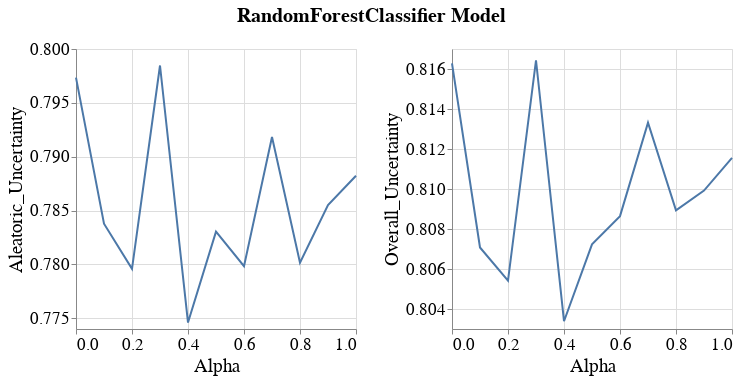

The cell this chart's notebook holds for it:
### Code cell
visualizer.create_subgroup_metrics_line_band_plot(model_name=MODEL_NAMES[0],
                                                  subgroup_metrics=['Aleatoric_Uncertainty', 'Overall_Uncertainty'],
                                                  subgroup='RAC1P_dis_correct')

### Figure 1 — Vega-Lite specification as saved in the notebook (floating-point values rounded to 4 significant figures)
{"config": {"view": {"continuousWidth": 400, "continuousHeight": 300}, "axis": {"labelFontSize": 17, "labelFontWeight": "normal", "titleFontSize": 19, "titleFontWeight": "normal"}, "legend": {"labelFontSize": 17, "symbolStrokeWidth": 10, "titleFontSize": 19}, "title": {"fontSize": 17}}, "vconcat": [{"hconcat": [{"layer": [{"mark": {"type": "errorband", "extent": "ci"}, "encoding": {"x": {"field": "Intervention_Param", "title": "Alpha", "type": "quantitative"}, "y": {"field": "Metric_Value", "scale": {"zero": false}, "title": "Aleatoric_Uncertainty", "type": "quantitative"}}}, {"mark": "line", "encoding": {"x": {"field": "Intervention_Param", "title": "Alpha", "type": "quantitative"}, "y": {"aggregate": "mean", "field": "Metric_Value", "scale": {"zero": false}, "title": "Aleatoric_Uncertainty", "type": "quantitative"}}}], "height": 280, "width": 280}, {"layer": [{"mark": {"type": "errorband", "extent": "ci"}, "encoding": {"x": {"field": "Intervention_Param", "title": "Alpha", "type": "quantitative"}, "y": {"field": "Metric_Value", "scale": {"zero": false}, "title": "Overall_Uncertainty", "type": "quantitative"}}}, {"mark": "line", "encoding": {"x": {"field": "Intervention_Param", "title": "Alpha", "type": "quantitative"}, "y": {"aggregate": "mean", "field": "Metric_Value", "scale": {"zero": false}, "title": "Overall_Uncertainty", "type": "quantitative"}}}], "data": {"name": "data-c48e3d9d2f341a5fd8323285b40ac4ef"}, "height": 280, "width": 280}]}], "data": {"name": "data-1a3c6ed4bea29f6e26658918baeeedc1"}, "title": {"text": "RandomForestClassifier Model", "anchor": "middle", "dy": -10, "fontSize": 20}, "$schema": "https://vega.github.io/schema/vega-lite/v4.17.0.json", "datasets": {"data-1a3c6ed4bea29f6e26658918baeeedc1": [{"Metric": "Aleatoric_Uncertainty", "Bootstrap_Model_Seed": 101, "Model_Name": "RandomForestClassifier", "Model_Params": "{'bootstrap': False, 'ccp_alpha': 0.0, 'class_weight': None, 'criterion': 'gini', 'max_depth': 30, 'max_features': 'sqrt', 'max_leaf_nodes': None, 'max_samples': None, 'min_impurity_decrease': 0.0, 'min_samples_leaf': 2, 'min_samples_split': 10, 'min_weight_fraction_leaf': 0.0, 'n_estimators': 200, 'n_jobs': None, 'oob_score': False, 'random_state': 101, 'verbose': 0, 'warm_start': False}", "Run_Number": "Run_1", "Dataset_Name": "Folktables_CA_2018_Public_Coverage", "Num_Estimators": 200, "Tag": "OK", "Record_Create_Date_Time": "2023-07-31T17:51:11.475000", "Session_Uuid": "116104d6-7d63-4564-ae57-82b19b260fa5", "Experiment_Iteration": "Exp_iter_1", "Dataset_Split_Seed": 100, "Model_Init_Seed": 100, "Fair_Intervention_Params_Lst": "[0.6, 0.7]", "Intervention_Param": 0.7, "Subgroup": "RAC1P_dis_correct", "Metric_Value": 0.7918}, {"Metric": "Aleatoric_Uncertainty", "Bootstrap_Model_Seed": 101, "Model_Name": "RandomForestClassifier", "Model_Params": "{'bootstrap': False, 'ccp_alpha': 0.0, 'class_weight': None, 'criterion': 'gini', 'max_depth': 40, 'max_features': 'sqrt', 'max_leaf_nodes': None, 'max_samples': None, 'min_impurity_decrease': 0.0, 'min_samples_leaf': 2, 'min_samples_split': 10, 'min_weight_fraction_leaf': 0.0, 'n_estimators': 100, 'n_jobs': None, 'oob_score': False, 'random_state': 101, 'verbose': 0, 'warm_start': False}", "Run_Number": "Run_1", "Dataset_Name": "Folktables_CA_2018_Public_Coverage", "Num_Estimators": 200, "Tag": "OK", "Record_Create_Date_Time": "2023-07-31T17:47:41.514000", "Session_Uuid": "116104d6-7d63-4564-ae57-82b19b260fa5", "Experiment_Iteration": "Exp_iter_1", "Dataset_Split_Seed": 100, "Model_Init_Seed": 100, "Fair_Intervention_Params_Lst": "[0.0, 0.1]", "Intervention_Param": 0.1, "Subgroup": "RAC1P_dis_correct", "Metric_Value": 0.7838}, {"Metric": "Aleatoric_Uncertainty", "Bootstrap_Model_Seed": 101, "Model_Name": "RandomForestClassifier", "Model_Params": "{'bootstrap': True, 'ccp_alpha': 0.0, 'class_weight': None, 'criterion': 'gini', 'max_depth': 30, 'max_features': 'sqrt', 'max_leaf_nodes': None, 'max_samples': None, 'min_impurity_decrease': 0.0, 'min_samples_leaf': 1, 'min_samples_split': 10, 'min_weight_fraction_leaf': 0.0, 'n_estimators': 100, 'n_jobs': None, 'oob_score': False, 'random_state': 101, 'verbose': 0, 'warm_start': False}", "Run_Number": "Run_1", "Dataset_Name": "Folktables_CA_2018_Public_Coverage", "Num_Estimators": 200, "Tag": "OK", "Record_Create_Date_Time": "2023-07-31T17:36:23.683000", "Session_Uuid": "116104d6-7d63-4564-ae57-82b19b260fa5", "Experiment_Iteration": "Exp_iter_1", "Dataset_Split_Seed": 100, "Model_Init_Seed": 100, "Fair_Intervention_Params_Lst": "[0.2, 0.3]", "Intervention_Param": 0.2, "Subgroup": "RAC1P_dis_correct", "Metric_Value": 0.7796}, {"Metric": "Aleatoric_Uncertainty", "Bootstrap_Model_Seed": 101, "Model_Name": "RandomForestClassifier", "Model_Params": "{'bootstrap': True, 'ccp_alpha': 0.0, 'class_weight': None, 'criterion': 'gini', 'max_depth': 30, 'max_features': 'sqrt', 'max_leaf_nodes': None, 'max_samples': None, 'min_impurity_decrease': 0.0, 'min_samples_leaf': 1, 'min_samples_split': 10, 'min_weight_fraction_leaf': 0.0, 'n_estimators': 200, 'n_jobs': None, 'oob_score': False, 'random_state': 101, 'verbose': 0, 'warm_start': False}", "Run_Number": "Run_1", "Dataset_Name": "Folktables_CA_2018_Public_Coverage", "Num_Estimators": 200, "Tag": "OK", "Record_Create_Date_Time": "2023-07-31T17:49:59.848000", "Session_Uuid": "116104d6-7d63-4564-ae57-82b19b260fa5", "Experiment_Iteration": "Exp_iter_1", "Dataset_Split_Seed": 100, "Model_Init_Seed": 100, "Fair_Intervention_Params_Lst": "[0.4, 0.5]", "Intervention_Param": 0.5, "Subgroup": "RAC1P_dis_correct", "Metric_Value": 0.783}, {"Metric": "Aleatoric_Uncertainty", "Bootstrap_Model_Seed": 101, "Model_Name": "RandomForestClassifier", "Model_Params": "{'bootstrap': True, 'ccp_alpha': 0.0, 'class_weight': None, 'criterion': 'gini', 'max_depth': 30, 'max_features': 'sqrt', 'max_leaf_nodes': None, 'max_samples': None, 'min_impurity_decrease': 0.0, 'min_samples_leaf': 1, 'min_samples_split': 10, 'min_weight_fraction_leaf': 0.0, 'n_estimators': 200, 'n_jobs': None, 'oob_score': False, 'random_state': 101, 'verbose': 0, 'warm_start': False}", "Run_Number": "Run_1", "Dataset_Name": "Folktables_CA_2018_Public_Coverage", "Num_Estimators": 200, "Tag": "OK", "Record_Create_Date_Time": "2023-07-31T17:52:17.276000", "Session_Uuid": "116104d6-7d63-4564-ae57-82b19b260fa5", "Experiment_Iteration": "Exp_iter_1", "Dataset_Split_Seed": 100, "Model_Init_Seed": 100, "Fair_Intervention_Params_Lst": "[0.8, 0.9]", "Intervention_Param": 0.9, "Subgroup": "RAC1P_dis_correct", "Metric_Value": 0.7855}, {"Metric": "Aleatoric_Uncertainty", "Bootstrap_Model_Seed": 101, "Model_Name": "RandomForestClassifier", "Model_Params": "{'bootstrap': True, 'ccp_alpha': 0.0, 'class_weight': None, 'criterion': 'gini', 'max_depth': 30, 'max_features': 'sqrt', 'max_leaf_nodes': None, 'max_samples': None, 'min_impurity_decrease': 0.0, 'min_samples_leaf': 1, 'min_samples_split': 10, 'min_weight_fraction_leaf': 0.0, 'n_estimators': 500, 'n_jobs': None, 'oob_score': False, 'random_state': 101, 'verbose': 0, 'warm_start': False}", "Run_Number": "Run_1", "Dataset_Name": "Folktables_CA_2018_Public_Coverage", "Num_Estimators": 200, "Tag": "OK", "Record_Create_Date_Time": "2023-07-31T17:50:48.209000", "Session_Uuid": "116104d6-7d63-4564-ae57-82b19b260fa5", "Experiment_Iteration": "Exp_iter_1", "Dataset_Split_Seed": 100, "Model_Init_Seed": 100, "Fair_Intervention_Params_Lst": "[1.0]", "Intervention_Param": 1.0, "Subgroup": "RAC1P_dis_correct", "Metric_Value": 0.7882}, {"Metric": "Aleatoric_Uncertainty", "Bootstrap_Model_Seed": 101, "Model_Name": "RandomForestClassifier", "Model_Params": "{'bootstrap': True, 'ccp_alpha': 0.0, 'class_weight': None, 'criterion': 'gini', 'max_depth': 30, 'max_features': 'sqrt', 'max_leaf_nodes': None, 'max_samples': None, 'min_impurity_decrease': 0.0, 'min_samples_leaf': 2, 'min_samples_split': 2, 'min_weight_fraction_leaf': 0.0, 'n_estimators': 100, 'n_jobs': None, 'oob_score': False, 'random_state': 101, 'verbose': 0, 'warm_start': False}", "Run_Number": "Run_1", "Dataset_Name": "Folktables_CA_2018_Public_Coverage", "Num_Estimators": 200, "Tag": "OK", "Record_Create_Date_Time": "2023-07-31T17:35:50.720000", "Session_Uuid": "116104d6-7d63-4564-ae57-82b19b260fa5", "Experiment_Iteration": "Exp_iter_1", "Dataset_Split_Seed": 100, "Model_Init_Seed": 100, "Fair_Intervention_Params_Lst": "[0.0, 0.1]", "Intervention_Param": 0.0, "Subgroup": "RAC1P_dis_correct", "Metric_Value": 0.7973}, {"Metric": "Aleatoric_Uncertainty", "Bootstrap_Model_Seed": 101, "Model_Name": "RandomForestClassifier", "Model_Params": "{'bootstrap': True, 'ccp_alpha': 0.0, 'class_weight': None, 'criterion': 'gini', 'max_depth': 30, 'max_features': 'sqrt', 'max_leaf_nodes': None, 'max_samples': None, 'min_impurity_decrease': 0.0, 'min_samples_leaf': 2, 'min_samples_split': 5, 'min_weight_fraction_leaf': 0.0, 'n_estimators': 100, 'n_jobs': None, 'oob_score': False, 'random_state': 101, 'verbose': 0, 'warm_start': False}", "Run_Number": "Run_1", "Dataset_Name": "Folktables_CA_2018_Public_Coverage", "Num_Estimators": 200, "Tag": "OK", "Record_Create_Date_Time": "2023-07-31T17:46:16.228000", "Session_Uuid": "116104d6-7d63-4564-ae57-82b19b260fa5", "Experiment_Iteration": "Exp_iter_1", "Dataset_Split_Seed": 100, "Model_Init_Seed": 100, "Fair_Intervention_Params_Lst": "[0.2, 0.3]", "Intervention_Param": 0.3, "Subgroup": "RAC1P_dis_correct", "Metric_Value": 0.7985}, {"Metric": "Aleatoric_Uncertainty", "Bootstrap_Model_Seed": 101, "Model_Name": "RandomForestClassifier", "Model_Params": "{'bootstrap': True, 'ccp_alpha': 0.0, 'class_weight': None, 'criterion': 'gini', 'max_depth': 40, 'max_features': 'sqrt', 'max_leaf_nodes': None, 'max_samples': None, 'min_impurity_decrease': 0.0, 'min_samples_leaf': 1, 'min_samples_split': 10, 'min_weight_fraction_leaf': 0.0, 'n_estimators': 100, 'n_jobs': None, 'oob_score': False, 'random_state': 101, 'verbose': 0, 'warm_start': False}", "Run_Number": "Run_1", "Dataset_Name": "Folktables_CA_2018_Public_Coverage", "Num_Estimators": 200, "Tag": "OK", "Record_Create_Date_Time": "2023-07-31T17:37:22.142000", "Session_Uuid": "116104d6-7d63-4564-ae57-82b19b260fa5", "Experiment_Iteration": "Exp_iter_1", "Dataset_Split_Seed": 100, "Model_Init_Seed": 100, "Fair_Intervention_Params_Lst": "[0.4, 0.5]", "Intervention_Param": 0.4, "Subgroup": "RAC1P_dis_correct", "Metric_Value": 0.7746}, {"Metric": "Aleatoric_Uncertainty", "Bootstrap_Model_Seed": 101, "Model_Name": "RandomForestClassifier", "Model_Params": "{'bootstrap': True, 'ccp_alpha': 0.0, 'class_weight': None, 'criterion': 'gini', 'max_depth': 40, 'max_features': 'sqrt', 'max_leaf_nodes': None, 'max_samples': None, 'min_impurity_decrease': 0.0, 'min_samples_leaf': 1, 'min_samples_split': 10, 'min_weight_fraction_leaf': 0.0, 'n_estimators': 100, 'n_jobs': None, 'oob_score': False, 'random_state': 101, 'verbose': 0, 'warm_start': False}", "Run_Number": "Run_1", "Dataset_Name": "Folktables_CA_2018_Public_Coverage", "Num_Estimators": 200, "Tag": "OK", "Record_Create_Date_Time": "2023-07-31T17:39:01.386000", "Session_Uuid": "116104d6-7d63-4564-ae57-82b19b260fa5", "Experiment_Iteration": "Exp_iter_1", "Dataset_Split_Seed": 100, "Model_Init_Seed": 100, "Fair_Intervention_Params_Lst": "[0.8, 0.9]", "Intervention_Param": 0.8, "Subgroup": "RAC1P_dis_correct", "Metric_Value": 0.7801}, {"Metric": "Aleatoric_Uncertainty", "Bootstrap_Model_Seed": 101, "Model_Name": "RandomForestClassifier", "Model_Params": "{'bootstrap': True, 'ccp_alpha': 0.0, 'class_weight': None, 'criterion': 'gini', 'max_depth': 50, 'max_features': 'sqrt', 'max_leaf_nodes': None, 'max_samples': None, 'min_impurity_decrease': 0.0, 'min_samples_leaf': 1, 'min_samples_split': 10, 'min_weight_fraction_leaf': 0.0, 'n_estimators': 100, 'n_jobs': None, 'oob_score': False, 'random_state': 101, 'verbose': 0, 'warm_start': False}", "Run_Number": "Run_1", "Dataset_Name": "Folktables_CA_2018_Public_Coverage", "Num_Estimators": 200, "Tag": "OK", "Record_Create_Date_Time": "2023-07-31T17:37:35.900000", "Session_Uuid": "116104d6-7d63-4564-ae57-82b19b260fa5", "Experiment_Iteration": "Exp_iter_1", "Dataset_Split_Seed": 100, "Model_Init_Seed": 100, "Fair_Intervention_Params_Lst": "[0.6, 0.7]", "Intervention_Param": 0.6, "Subgroup": "RAC1P_dis_correct", "Metric_Value": 0.7798}], "data-c48e3d9d2f341a5fd8323285b40ac4ef": [{"Metric": "Overall_Uncertainty", "Bootstrap_Model_Seed": 101, "Model_Name": "RandomForestClassifier", "Model_Params": "{'bootstrap': False, 'ccp_alpha': 0.0, 'class_weight': None, 'criterion': 'gini', 'max_depth': 30, 'max_features': 'sqrt', 'max_leaf_nodes': None, 'max_samples': None, 'min_impurity_decrease': 0.0, 'min_samples_leaf': 2, 'min_samples_split': 10, 'min_weight_fraction_leaf': 0.0, 'n_estimators': 200, 'n_jobs': None, 'oob_score': False, 'random_state': 101, 'verbose': 0, 'warm_start': False}", "Run_Number": "Run_1", "Dataset_Name": "Folktables_CA_2018_Public_Coverage", "Num_Estimators": 200, "Tag": "OK", "Record_Create_Date_Time": "2023-07-31T17:51:11.475000", "Session_Uuid": "116104d6-7d63-4564-ae57-82b19b260fa5", "Experiment_Iteration": "Exp_iter_1", "Dataset_Split_Seed": 100, "Model_Init_Seed": 100, "Fair_Intervention_Params_Lst": "[0.6, 0.7]", "Intervention_Param": 0.7, "Subgroup": "RAC1P_dis_correct", "Metric_Value": 0.8133}, {"Metric": "Overall_Uncertainty", "Bootstrap_Model_Seed": 101, "Model_Name": "RandomForestClassifier", "Model_Params": "{'bootstrap': False, 'ccp_alpha': 0.0, 'class_weight': None, 'criterion': 'gini', 'max_depth': 40, 'max_features': 'sqrt', 'max_leaf_nodes': None, 'max_samples': None, 'min_impurity_decrease': 0.0, 'min_samples_leaf': 2, 'min_samples_split': 10, 'min_weight_fraction_leaf': 0.0, 'n_estimators': 100, 'n_jobs': None, 'oob_score': False, 'random_state': 101, 'verbose': 0, 'warm_start': False}", "Run_Number": "Run_1", "Dataset_Name": "Folktables_CA_2018_Public_Coverage", "Num_Estimators": 200, "Tag": "OK", "Record_Create_Date_Time": "2023-07-31T17:47:41.514000", "Session_Uuid": "116104d6-7d63-4564-ae57-82b19b260fa5", "Experiment_Iteration": "Exp_iter_1", "Dataset_Split_Seed": 100, "Model_Init_Seed": 100, "Fair_Intervention_Params_Lst": "[0.0, 0.1]", "Intervention_Param": 0.1, "Subgroup": "RAC1P_dis_correct", "Metric_Value": 0.8071}, {"Metric": "Overall_Uncertainty", "Bootstrap_Model_Seed": 101, "Model_Name": "RandomForestClassifier", "Model_Params": "{'bootstrap': True, 'ccp_alpha': 0.0, 'class_weight': None, 'criterion': 'gini', 'max_depth': 30, 'max_features': 'sqrt', 'max_leaf_nodes': None, 'max_samples': None, 'min_impurity_decrease': 0.0, 'min_samples_leaf': 1, 'min_samples_split': 10, 'min_weight_fraction_leaf': 0.0, 'n_estimators': 100, 'n_jobs': None, 'oob_score': False, 'random_state': 101, 'verbose': 0, 'warm_start': False}", "Run_Number": "Run_1", "Dataset_Name": "Folktables_CA_2018_Public_Coverage", "Num_Estimators": 200, "Tag": "OK", "Record_Create_Date_Time": "2023-07-31T17:36:23.683000", "Session_Uuid": "116104d6-7d63-4564-ae57-82b19b260fa5", "Experiment_Iteration": "Exp_iter_1", "Dataset_Split_Seed": 100, "Model_Init_Seed": 100, "Fair_Intervention_Params_Lst": "[0.2, 0.3]", "Intervention_Param": 0.2, "Subgroup": "RAC1P_dis_correct", "Metric_Value": 0.8054}, {"Metric": "Overall_Uncertainty", "Bootstrap_Model_Seed": 101, "Model_Name": "RandomForestClassifier", "Model_Params": "{'bootstrap': True, 'ccp_alpha': 0.0, 'class_weight': None, 'criterion': 'gini', 'max_depth': 30, 'max_features': 'sqrt', 'max_leaf_nodes': None, 'max_samples': None, 'min_impurity_decrease': 0.0, 'min_samples_leaf': 1, 'min_samples_split': 10, 'min_weight_fraction_leaf': 0.0, 'n_estimators': 200, 'n_jobs': None, 'oob_score': False, 'random_state': 101, 'verbose': 0, 'warm_start': False}", "Run_Number": "Run_1", "Dataset_Name": "Folktables_CA_2018_Public_Coverage", "Num_Estimators": 200, "Tag": "OK", "Record_Create_Date_Time": "2023-07-31T17:49:59.848000", "Session_Uuid": "116104d6-7d63-4564-ae57-82b19b260fa5", "Experiment_Iteration": "Exp_iter_1", "Dataset_Split_Seed": 100, "Model_Init_Seed": 100, "Fair_Intervention_Params_Lst": "[0.4, 0.5]", "Intervention_Param": 0.5, "Subgroup": "RAC1P_dis_correct", "Metric_Value": 0.8072}, {"Metric": "Overall_Uncertainty", "Bootstrap_Model_Seed": 101, "Model_Name": "RandomForestClassifier", "Model_Params": "{'bootstrap': True, 'ccp_alpha': 0.0, 'class_weight': None, 'criterion': 'gini', 'max_depth': 30, 'max_features': 'sqrt', 'max_leaf_nodes': None, 'max_samples': None, 'min_impurity_decrease': 0.0, 'min_samples_leaf': 1, 'min_samples_split': 10, 'min_weight_fraction_leaf': 0.0, 'n_estimators': 200, 'n_jobs': None, 'oob_score': False, 'random_state': 101, 'verbose': 0, 'warm_start': False}", "Run_Number": "Run_1", "Dataset_Name": "Folktables_CA_2018_Public_Coverage", "Num_Estimators": 200, "Tag": "OK", "Record_Create_Date_Time": "2023-07-31T17:52:17.276000", "Session_Uuid": "116104d6-7d63-4564-ae57-82b19b260fa5", "Experiment_Iteration": "Exp_iter_1", "Dataset_Split_Seed": 100, "Model_Init_Seed": 100, "Fair_Intervention_Params_Lst": "[0.8, 0.9]", "Intervention_Param": 0.9, "Subgroup": "RAC1P_dis_correct", "Metric_Value": 0.8099}, {"Metric": "Overall_Uncertainty", "Bootstrap_Model_Seed": 101, "Model_Name": "RandomForestClassifier", "Model_Params": "{'bootstrap': True, 'ccp_alpha': 0.0, 'class_weight': None, 'criterion': 'gini', 'max_depth': 30, 'max_features': 'sqrt', 'max_leaf_nodes': None, 'max_samples': None, 'min_impurity_decrease': 0.0, 'min_samples_leaf': 1, 'min_samples_split': 10, 'min_weight_fraction_leaf': 0.0, 'n_estimators': 500, 'n_jobs': None, 'oob_score': False, 'random_state': 101, 'verbose': 0, 'warm_start': False}", "Run_Number": "Run_1", "Dataset_Name": "Folktables_CA_2018_Public_Coverage", "Num_Estimators": 200, "Tag": "OK", "Record_Create_Date_Time": "2023-07-31T17:50:48.209000", "Session_Uuid": "116104d6-7d63-4564-ae57-82b19b260fa5", "Experiment_Iteration": "Exp_iter_1", "Dataset_Split_Seed": 100, "Model_Init_Seed": 100, "Fair_Intervention_Params_Lst": "[1.0]", "Intervention_Param": 1.0, "Subgroup": "RAC1P_dis_correct", "Metric_Value": 0.8116}, {"Metric": "Overall_Uncertainty", "Bootstrap_Model_Seed": 101, "Model_Name": "RandomForestClassifier", "Model_Params": "{'bootstrap': True, 'ccp_alpha': 0.0, 'class_weight': None, 'criterion': 'gini', 'max_depth': 30, 'max_features': 'sqrt', 'max_leaf_nodes': None, 'max_samples': None, 'min_impurity_decrease': 0.0, 'min_samples_leaf': 2, 'min_samples_split': 2, 'min_weight_fraction_leaf': 0.0, 'n_estimators': 100, 'n_jobs': None, 'oob_score': False, 'random_state': 101, 'verbose': 0, 'warm_start': False}", "Run_Number": "Run_1", "Dataset_Name": "Folktables_CA_2018_Public_Coverage", "Num_Estimators": 200, "Tag": "OK", "Record_Create_Date_Time": "2023-07-31T17:35:50.720000", "Session_Uuid": "116104d6-7d63-4564-ae57-82b19b260fa5", "Experiment_Iteration": "Exp_iter_1", "Dataset_Split_Seed": 100, "Model_Init_Seed": 100, "Fair_Intervention_Params_Lst": "[0.0, 0.1]", "Intervention_Param": 0.0, "Subgroup": "RAC1P_dis_correct", "Metric_Value": 0.8163}, {"Metric": "Overall_Uncertainty", "Bootstrap_Model_Seed": 101, "Model_Name": "RandomForestClassifier", "Model_Params": "{'bootstrap': True, 'ccp_alpha': 0.0, 'class_weight': None, 'criterion': 'gini', 'max_depth': 30, 'max_features': 'sqrt', 'max_leaf_nodes': None, 'max_samples': None, 'min_impurity_decrease': 0.0, 'min_samples_leaf': 2, 'min_samples_split': 5, 'min_weight_fraction_leaf': 0.0, 'n_estimators': 100, 'n_jobs': None, 'oob_score': False, 'random_state': 101, 'verbose': 0, 'warm_start': False}", "Run_Number": "Run_1", "Dataset_Name": "Folktables_CA_2018_Public_Coverage", "Num_Estimators": 200, "Tag": "OK", "Record_Create_Date_Time": "2023-07-31T17:46:16.228000", "Session_Uuid": "116104d6-7d63-4564-ae57-82b19b260fa5", "Experiment_Iteration": "Exp_iter_1", "Dataset_Split_Seed": 100, "Model_Init_Seed": 100, "Fair_Intervention_Params_Lst": "[0.2, 0.3]", "Intervention_Param": 0.3, "Subgroup": "RAC1P_dis_correct", "Metric_Value": 0.8164}, {"Metric": "Overall_Uncertainty", "Bootstrap_Model_Seed": 101, "Model_Name": "RandomForestClassifier", "Model_Params": "{'bootstrap': True, 'ccp_alpha': 0.0, 'class_weight': None, 'criterion': 'gini', 'max_depth': 40, 'max_features': 'sqrt', 'max_leaf_nodes': None, 'max_samples': None, 'min_impurity_decrease': 0.0, 'min_samples_leaf': 1, 'min_samples_split': 10, 'min_weight_fraction_leaf': 0.0, 'n_estimators': 100, 'n_jobs': None, 'oob_score': False, 'random_state': 101, 'verbose': 0, 'warm_start': False}", "Run_Number": "Run_1", "Dataset_Name": "Folktables_CA_2018_Public_Coverage", "Num_Estimators": 200, "Tag": "OK", "Record_Create_Date_Time": "2023-07-31T17:37:22.142000", "Session_Uuid": "116104d6-7d63-4564-ae57-82b19b260fa5", "Experiment_Iteration": "Exp_iter_1", "Dataset_Split_Seed": 100, "Model_Init_Seed": 100, "Fair_Intervention_Params_Lst": "[0.4, 0.5]", "Intervention_Param": 0.4, "Subgroup": "RAC1P_dis_correct", "Metric_Value": 0.8034}, {"Metric": "Overall_Uncertainty", "Bootstrap_Model_Seed": 101, "Model_Name": "RandomForestClassifier", "Model_Params": "{'bootstrap': True, 'ccp_alpha': 0.0, 'class_weight': None, 'criterion': 'gini', 'max_depth': 40, 'max_features': 'sqrt', 'max_leaf_nodes': None, 'max_samples': None, 'min_impurity_decrease': 0.0, 'min_samples_leaf': 1, 'min_samples_split': 10, 'min_weight_fraction_leaf': 0.0, 'n_estimators': 100, 'n_jobs': None, 'oob_score': False, 'random_state': 101, 'verbose': 0, 'warm_start': False}", "Run_Number": "Run_1", "Dataset_Name": "Folktables_CA_2018_Public_Coverage", "Num_Estimators": 200, "Tag": "OK", "Record_Create_Date_Time": "2023-07-31T17:39:01.386000", "Session_Uuid": "116104d6-7d63-4564-ae57-82b19b260fa5", "Experiment_Iteration": "Exp_iter_1", "Dataset_Split_Seed": 100, "Model_Init_Seed": 100, "Fair_Intervention_Params_Lst": "[0.8, 0.9]", "Intervention_Param": 0.8, "Subgroup": "RAC1P_dis_correct", "Metric_Value": 0.8089}, {"Metric": "Overall_Uncertainty", "Bootstrap_Model_Seed": 101, "Model_Name": "RandomForestClassifier", "Model_Params": "{'bootstrap': True, 'ccp_alpha': 0.0, 'class_weight': None, 'criterion': 'gini', 'max_depth': 50, 'max_features': 'sqrt', 'max_leaf_nodes': None, 'max_samples': None, 'min_impurity_decrease': 0.0, 'min_samples_leaf': 1, 'min_samples_split': 10, 'min_weight_fraction_leaf': 0.0, 'n_estimators': 100, 'n_jobs': None, 'oob_score': False, 'random_state': 101, 'verbose': 0, 'warm_start': False}", "Run_Number": "Run_1", "Dataset_Name": "Folktables_CA_2018_Public_Coverage", "Num_Estimators": 200, "Tag": "OK", "Record_Create_Date_Time": "2023-07-31T17:37:35.900000", "Session_Uuid": "116104d6-7d63-4564-ae57-82b19b260fa5", "Experiment_Iteration": "Exp_iter_1", "Dataset_Split_Seed": 100, "Model_Init_Seed": 100, "Fair_Intervention_Params_Lst": "[0.6, 0.7]", "Intervention_Param": 0.6, "Subgroup": "RAC1P_dis_correct", "Metric_Value": 0.8086}]}}
